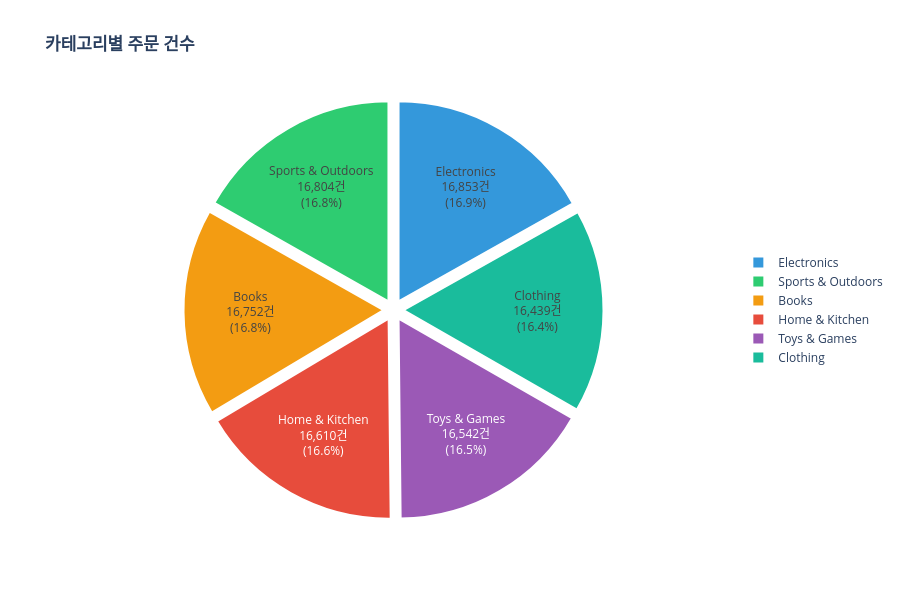

Here is the notebook cell this chart was saved with:
### Code cell
import plotly.graph_objects as go

fig = go.Figure()

fig.add_trace(go.Pie(
    labels=category_counts['카테고리'],
    values=category_counts['주문건수'],
    texttemplate='%{label}<br>%{value:,}건<br>(%{percent})',
    textposition='auto',
    marker=dict(
        colors=['#3498db', '#2ecc71', '#f39c12', '#e74c3c', '#9b59b6', '#1abc9c'],
        line=dict(color='white', width=2)
    ),
    pull=[0.05] * len(category_counts), 
    hovertemplate='<b>%{label}</b><br>주문건수: %{value:,}건<br>비율: %{percent}<extra></extra>'
))

fig.update_layout(
    title='<b>카테고리별 주문 건수</b>',
    height=600,
    showlegend=True,
    legend=dict(
        orientation="v",
        yanchor="middle",
        y=0.5,
        xanchor="left",
        x=1.05
    )
)

fig.show()

### Figure 1 — Plotly figure (JSON) as saved in the notebook; plotly's stock layout.template omitted (floating-point values rounded to 4 significant figures)
{"data": [{"hovertemplate": "<b>%{label}</b><br>주문건수: %{value:,}건<br>비율: %{percent}<extra></extra>", "labels": ["Electronics", "Sports & Outdoors", "Books", "Home & Kitchen", "Toys & Games", "Clothing"], "marker": {"colors": ["#3498db", "#2ecc71", "#f39c12", "#e74c3c", "#9b59b6", "#1abc9c"], "line": {"color": "white", "width": 2}}, "pull": [0.05, 0.05, 0.05, 0.05, 0.05, 0.05], "textposition": "auto", "texttemplate": "%{label}<br>%{value:,}건<br>(%{percent})", "type": "pie", "values": [16853, 16804, 16752, 16610, 16542, 16439]}], "layout": {"height": 600, "legend": {"orientation": "v", "x": 1.05, "xanchor": "left", "y": 0.5, "yanchor": "middle"}, "showlegend": true, "title": {"text": "<b>카테고리별 주문 건수</b>"}}}
